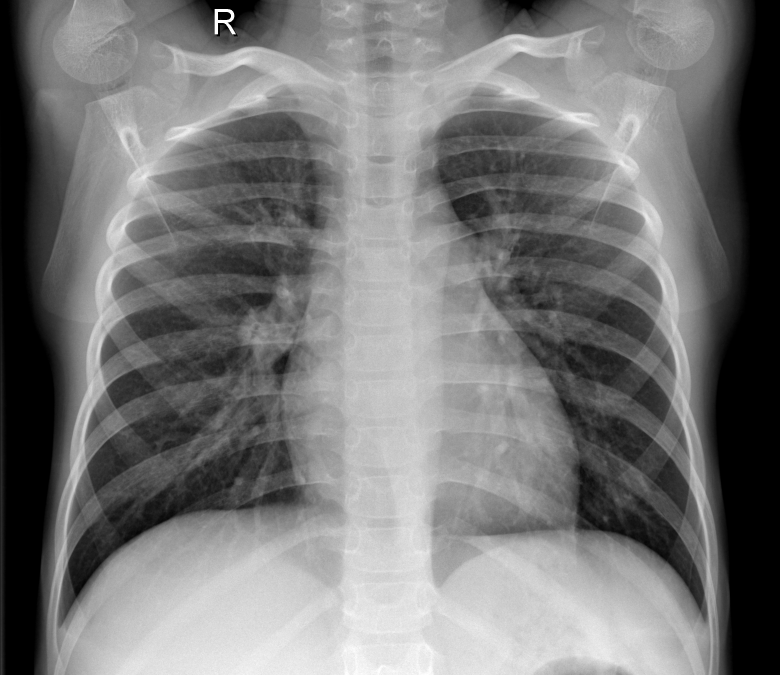
#> input picture chest_xray/subset_20/NORMAL/IM-0183-0001.jpeg, 2338 x 2025 px, found by its file name (shown at 1/3 size); its folder holds 4 pictures in this run
$ jupyter execute --allow-errors main.ipynb
#> lines starting #> are read from the running program, lines starting #| are printed output that depends on the picture; pictures that were not available may be replaced by others from this repository, and a replacement may not be noted
[cell 1]
import numpy as np
import os
import cv2
import pandas as pd
import matplotlib.pyplot as plt
from sklearn.model_selection import train_test_split
from sklearn.decomposition import PCA
from sklearn.svm import SVC
from sklearn.metrics import accuracy_score, f1_score, recall_score, confusion_matrix

[cell 2]
IMG_SIZE = 128

def load_data(folder_path):
    data = []
    labels = []

    for category in ["NORMAL", "PNEUMONIA"]:
        path = os.path.join(folder_path, category)
        label = 0 if category == "NORMAL" else 1

        for img in os.listdir(path):
            try:
                img_path = os.path.join(path, img)
                image = cv2.imread(img_path, cv2.IMREAD_GRAYSCALE)
#> image is the input picture: shape (2025, 2338); min 0, max 255, mean 119.3
                image = cv2.resize(image, (IMG_SIZE, IMG_SIZE))
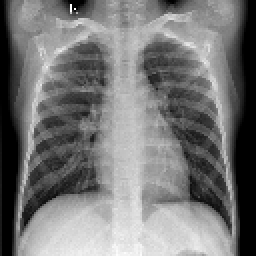
#> image: shape (128, 128) (shown 2 times larger); min 0, max 255, mean 119.2
                image = image.flatten()/ 255.0
#> image = 16384 values, max 1 at index 291, min 0 at index 0, mean 0.467
                data.append(image)
                labels.append(label)
            except:
                pass
#> pass 2 of the loop in load_data, `for category in ["NORMAL", "PNEUMONIA"]:`:
#> pass 2 of the loop in load_data, `for category in ["NORMAL", "PNEUMONIA"]:`:

    return np.array(data), np.array(labels)

[cell 3]
train_path=r"C:\\Users\\spiri\\Downloads\\Chest x-ray\\chest_xray\\test"
test_path=r"C:\\Users\\spiri\\Downloads\\Chest x-ray\\chest_xray\\train"

xtrain,ytrain=load_data(train_path)
xtest, ytest=load_data(test_path)

pca = PCA(n_components=0.98)
pca_train = pca.fit_transform(xtrain)
pca_test = pca.transform(xtest)

sv_rbf=SVC(kernel="rbf")
sv_rbf.fit(pca_train,ytrain)

sv_linear=SVC(kernel="linear")
sv_linear.fit(pca_train,ytrain)

# Evaluate the default model
train_score_rbf = sv_rbf.score(pca_train, ytrain)
test_score_rbf = sv_rbf.score(pca_test, ytest)
print("Training Score of Rbf kernel:", train_score_rbf)
print("Testing Score of Rbf kernel:", test_score_rbf)

# Evaluate the Linear model
train_score_linear = sv_linear.score(pca_train, ytrain)
test_score_linear = sv_linear.score(pca_test, ytest)
print("Training Score of linear kernel:", train_score_linear)
print("Testing Score of linear kernel:", test_score_linear)

[cell 4]
def display_samples(folder, model, pca, category, num_samples=9):
#> called with category = 'NORMAL', num_samples = 9
    plt.figure(figsize=(12, 8))

    path = os.path.join(folder, category)
    files = os.listdir(path)[:num_samples]

    for i, file in enumerate(files):
        img_path = os.path.join(path, file)

        img = cv2.imread(img_path, cv2.IMREAD_GRAYSCALE)
        img_resized = cv2.resize(img, (IMG_SIZE, IMG_SIZE))

        # Preprocessing
        img_flat = img_resized.flatten() / 255.0
#> img_flat has the same summary as image in load_data
        img_pca = pca.transform([img_flat])
#> img_pca = [[10.2, -2.67, -2.1]]

        # Prediction
        pred = model.predict(img_pca)[0]
#> pred = 0
        pred_label = "PNEUMONIA" if pred == 1 else "NORMAL"
#> pred_label = 'NORMAL'

        plt.subplot(3, 3, i+1)
        plt.imshow(img_resized, cmap='gray')
        plt.title(f"Actual: {category}\nPred: {pred_label}")
        plt.axis('off')
#> pass 2 of the loop in display_samples, `for i, file in enumerate(files):`:
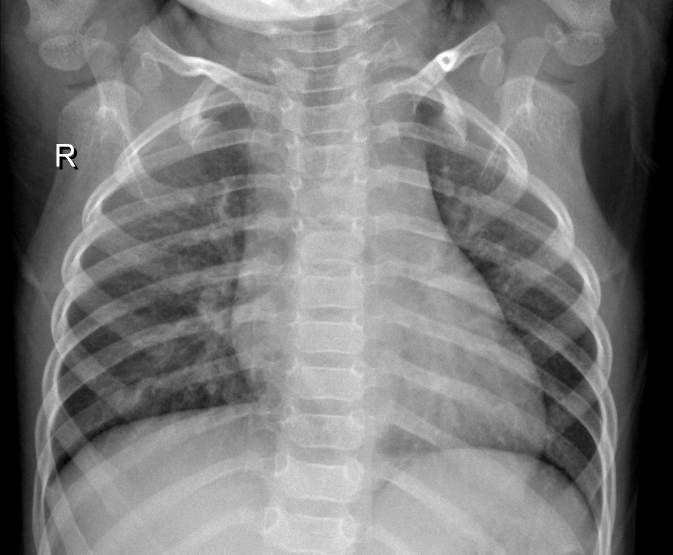
#> input picture chest_xray/subset_20/NORMAL/IM-0270-0001.jpeg, 1346 x 1109 px, found by its file name (shown at 1/2 size)
#> in display_samples, img is the input picture: shape (1109, 1346); min 0, max 255, mean 122.8
#> in display_samples, `img_resized = cv2.resize(img, (IMG_SIZE, IMG_SIZE))`:
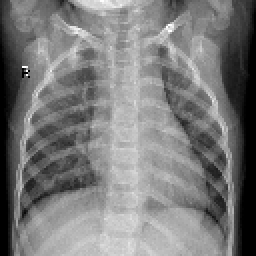
#> img_resized: shape (128, 128) (shown 2 times larger); min 0, max 255, mean 122.6
#> img_flat = 16384 values, max 1 at index 1620, min 0 at index 1023, mean 0.481
#> img_pca = [[-0.701, 6.44, 11.66]]
#> pass 3 of the loop in display_samples, `for i, file in enumerate(files):`:
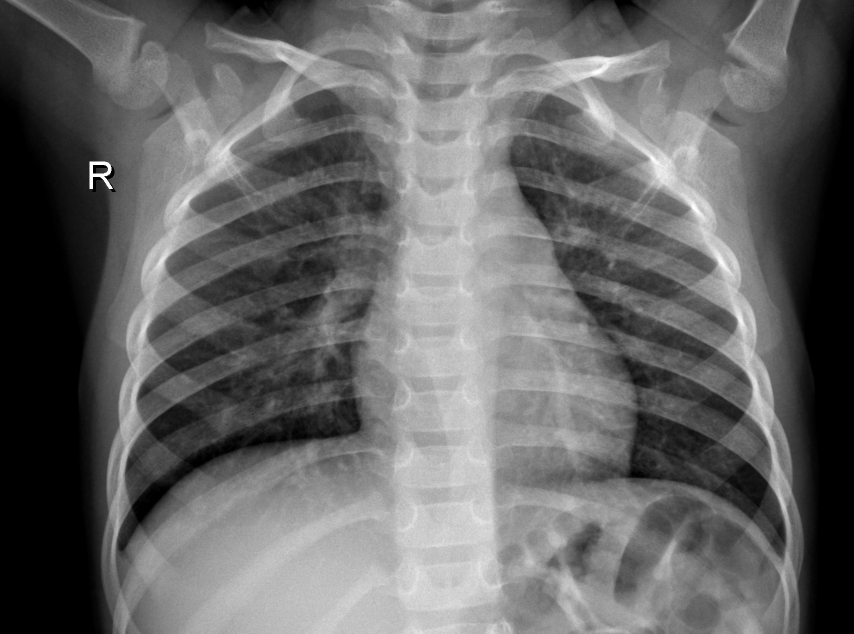
#> input picture chest_xray/subset_20/NORMAL/IM-0301-0001.jpeg, 1708 x 1267 px, found by its file name (shown at 1/2 size)
#> in display_samples, img is the input picture: shape (1267, 1708); min 0, max 255, mean 102.5
#> in display_samples, `img_resized = cv2.resize(img, (IMG_SIZE, IMG_SIZE))`:
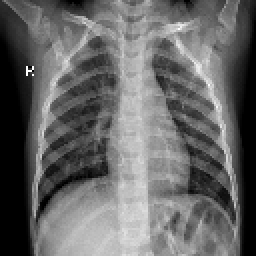
#> img_resized: shape (128, 128) (shown 2 times larger); min 0, max 255, mean 102.4
#> img_flat = 16384 values, max 1 at index 1881, min 0 at index 35, mean 0.402
#> img_pca = [[-12.3, -10.36, 0.87]]
#> the loop made 4 passes; the first 3 are shown

    plt.tight_layout()
    plt.show()
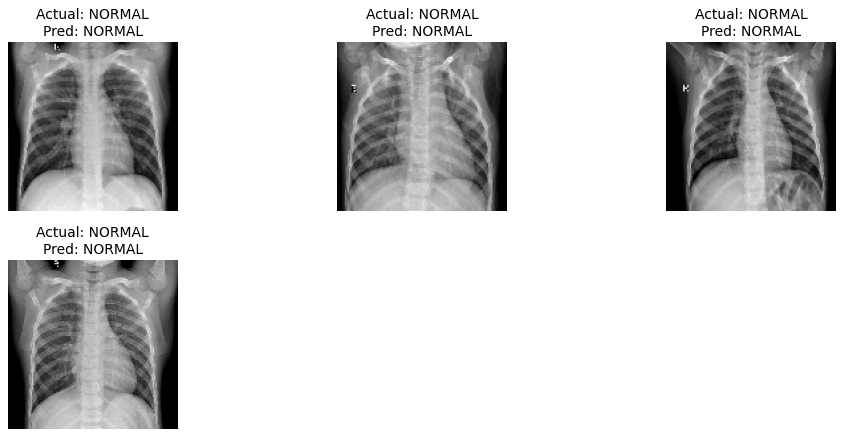
#> figure drawn by matplotlib, 4 panels

[cell 5]
test_folder = "C:\\Users\\spiri\\Downloads\\Chest x-ray\\chest_xray\\test"

display_samples(test_folder, sv_rbf, pca, "NORMAL")
display_samples(test_folder, sv_rbf, pca,"PNEUMONIA")

#> (a cell that did not finish here is left out)

[cell 7]
# Count values
counts = [np.sum(ytrain == 0), np.sum(ytrain == 1)]
labels = ["NORMAL", "PNEUMONIA"]

plt.figure(figsize=(6, 5))
plt.bar(labels, counts)

plt.title("Chest X-ray Class Distribution")
plt.xlabel("Class")
plt.ylabel("Number of Images")

plt.show()
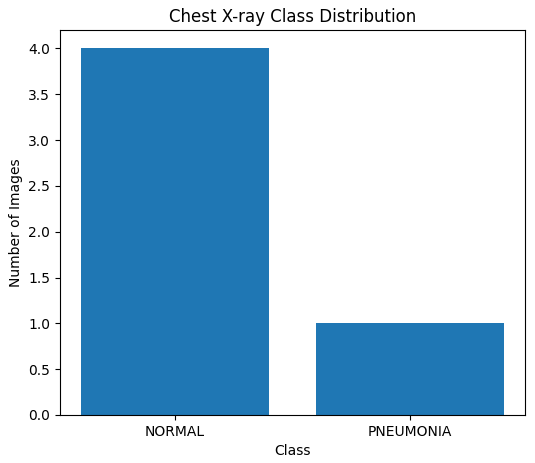
#> figure drawn by matplotlib, 1 panel

[cell 8]
from sklearn.utils import shuffle

# Shuffle once before loop
X_train_shuffled, y_train_shuffled = shuffle(xtrain, ytrain, random_state=42)

sizes = [0.2, 0.4, 0.6, 0.8]

rbf_acc = []
linear_acc = []

#> (the rest of this cell did not finish here and is left out)

#> (a cell that did not finish here is left out)

[cell 10]
ypred = sv_rbf.predict(pca_test)

# Accuracy
accuracy = accuracy_score(ytest, ypred)

# F1 Score
f1 = f1_score(ytest, ypred, average='weighted')

# Sensitivity
sensitivity = recall_score(ytest, ypred, average='weighted')

# Confusion Matrix
cm = confusion_matrix(ytest, ypred)

specificity_list = []

for i in range(len(cm)):
    TP = cm[i][i]
    FN = sum(cm[i]) - TP
    FP = sum(cm[:, i]) - TP
    TN = np.sum(cm) - (TP + FP + FN)

    specificity = TN / (TN + FP)
    specificity_list.append(specificity)

specificity = np.mean(specificity_list)

#printing the results
print("Results for rbf kernel")
print("Accuracy:", accuracy)
print("F1 Score:", f1)
print("Sensitivity (Recall):", sensitivity)
print("Specificity:", specificity)

[cell 11]
ypred = sv_linear.predict(pca_test)

# Accuracy
accuracy = accuracy_score(ytest, ypred)

# F1 Score
f1 = f1_score(ytest, ypred, average='weighted')

# Sensitivity
sensitivity = recall_score(ytest, ypred, average='weighted')

# Confusion Matrix
cm = confusion_matrix(ytest, ypred)

specificity_list = []

for i in range(len(cm)):
    TP = cm[i][i]
    FN = sum(cm[i]) - TP
    FP = sum(cm[:, i]) - TP
    TN = np.sum(cm) - (TP + FP + FN)

    specificity = TN / (TN + FP)
    specificity_list.append(specificity)

specificity = np.mean(specificity_list)

# Printing the results
print("Results for linear kernel")
print("Accuracy:", accuracy)
print("F1 Score:", f1)
print("Sensitivity (Recall):", sensitivity)
print("Specificity:", specificity)
